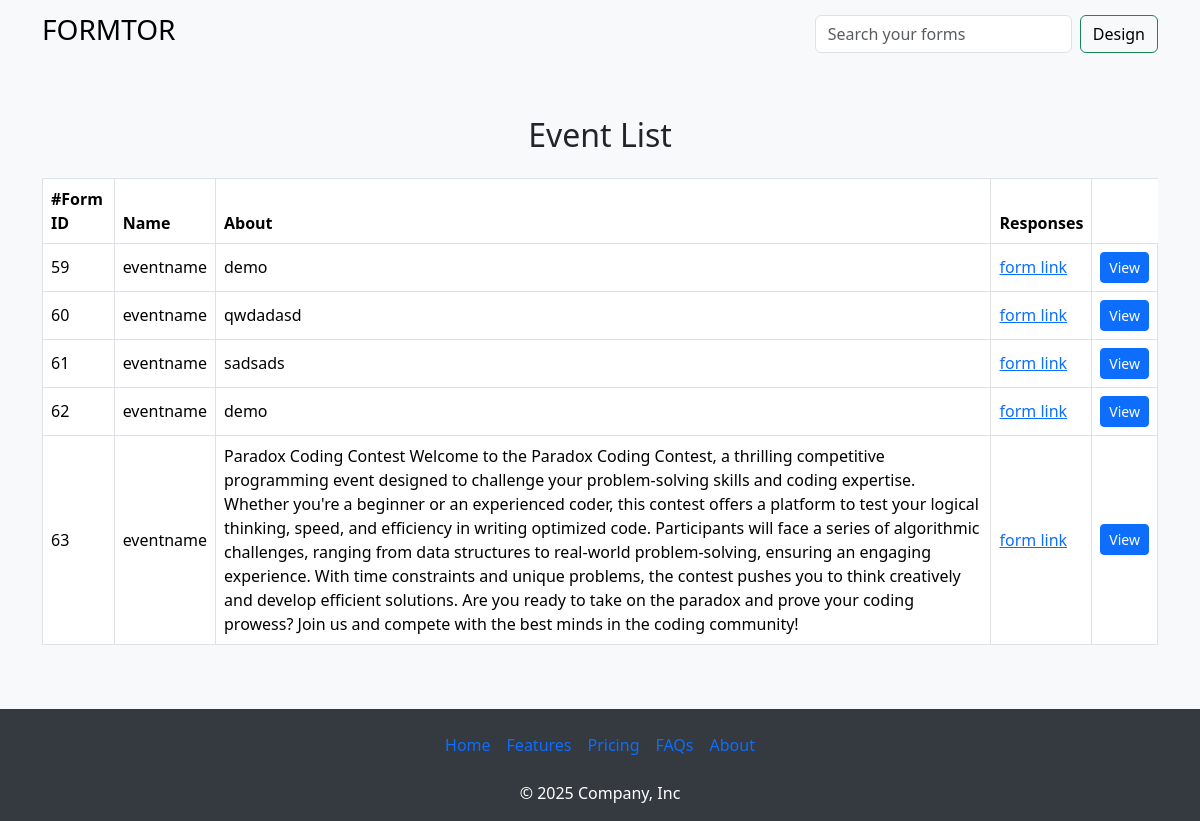
Screenshot of /app (signed in) with the database file from the repository.
### app/models.py (models this page shows)
class FormInfo(models.Model):
    eventname = models.CharField(max_length=122)
    eventorganizer = models.CharField(max_length=122)
    eventday = models.CharField(max_length=122)
    eventdate = models.CharField(max_length=122)
    eventtime = models.CharField(max_length=122)
    eventabout = models.TextField(max_length=1000)
    user = models.ForeignKey(CustomUser, on_delete=models.CASCADE, null=True)
    detect=models.BooleanField(default=False)

### app/views.py (the view)
# urls.py: path("app",views.app,name="app"),
def app(request):
    if request.user.is_authenticated:
        return render(request,"app-extend.html",{'data':FormInfo.objects.filter(user=request.user)})
    else:
        return redirect('/auth')

### templates/app-extend.html
{% extends "app.html" %}
{% block content %}
<main class="container my-5">
    <h2 class="text-center mb-4">Event List</h2>
    <div class="table-responsive">
        <table class="table table-bordered table-hover align-middle">
            <thead>
                <tr>
                    <th>#Form ID</th>
                    <th>Name</th>
                    <th>About</th>
                    <th>Responses</th>
                </tr>
            </thead>
            <tbody>
                <tr>
                    {% for i in data %}
                    <td>{{ i.id }}</td>
                    <td>{{ i.eventname }}</td>
                    <td>{{ i.eventabout }}</td>
                    <td><a href="/form/{{i.id}}">form link</a></td>
                    <td><a class="btn btn-primary btn-sm" href="/responses/{{i.id}}">View</a></td>
                </tr>
                {% endfor %}
            </tbody>
        </table>
    </div>
</main>
{% endblock %}

### templates/app.html (style rules this page uses)
body { background-color: #f8f9fa; display: flex; flex-direction: column; min-height: 100vh; }
main { flex: 1; }
table { background-color: #ffffff; }
table thead { background-color: #343a40; color: #ffffff; }

### rows the page displays
FormInfo: id "59", eventname "eventname", eventabout "demo"
FormInfo: id "60", eventname "eventname", eventabout "qwdadasd"
FormInfo: id "61", eventname "eventname", eventabout "sadsads"
FormInfo: id "62", eventname "eventname", eventabout "demo"
FormInfo: id "63", eventname "eventname", eventabout "Paradox Coding Contest Welcome to the Paradox Coding Contest, a thrilling competitive programming event designed to challenge your problem-solving skills and coding expertise. Whether you're a beginner or an experienced coder, this contest offers a platform to test your logical thinking, speed, and efficiency in writing optimized code. Participants will face a series of algorithmic challenges, ranging from data structures to real-world problem-solving, ensuring an engaging experience. With time constraints and unique problems, the contest pushes you to think creatively and develop efficient solutions. Are you ready to take on the paradox and prove your coding prowess? Join us and compete…"
